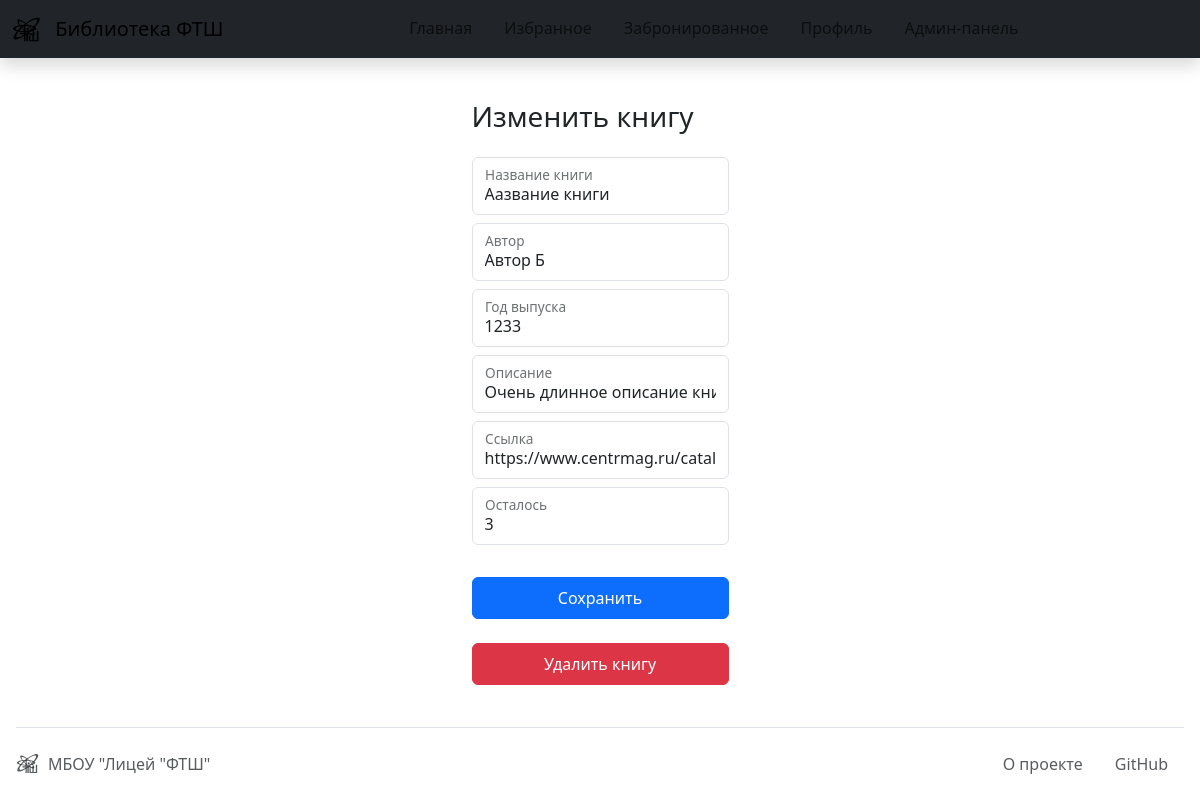
The app's page /book_edit/4 (signed in), older data.
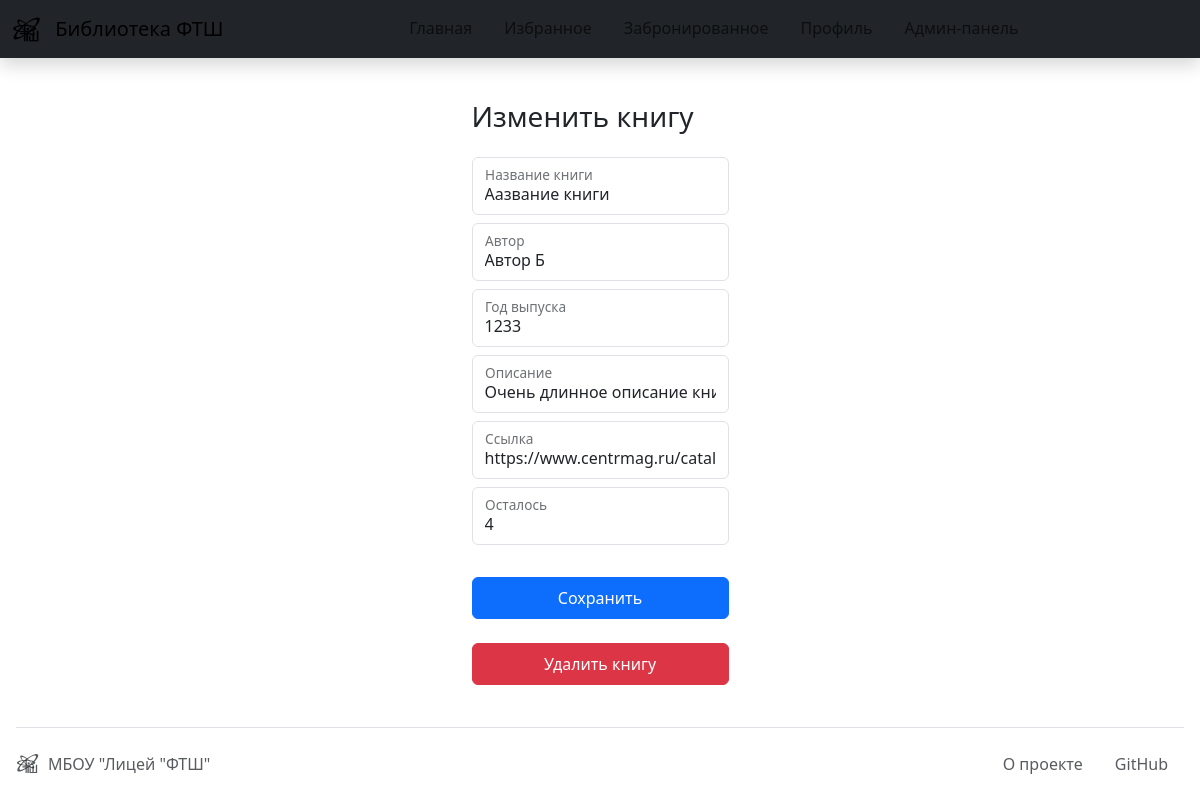
The same page, newer data.
### data/books.py (models this page shows)
class Book(SqlAlchemyBase):
    __tablename__ = 'books'
    id = sqlalchemy.Column(sqlalchemy.Integer,
                           primary_key=True, autoincrement=True)
    name = sqlalchemy.Column(sqlalchemy.String)
    author = sqlalchemy.Column(sqlalchemy.String)
    description = sqlalchemy.Column(sqlalchemy.String, nullable=True)
    year = sqlalchemy.Column(sqlalchemy.SmallInteger)
    preview_url = sqlalchemy.Column(sqlalchemy.String, nullable=True)
    preview_ratio = sqlalchemy.Column(sqlalchemy.Float, nullable=True)
    left = sqlalchemy.Column(sqlalchemy.Integer)

### app.py (the view)
@app.route('/book_edit/<int:book_id>', methods=['GET', 'POST'])
@login_required
def book_edit(book_id):
    if not current_user.is_admin:
        abort(403)
    form = AddBook()
    db_sess = db_session.create_session()
    book = db_sess.query(Book).get(book_id)
    if not book:
        return 404
    if form.validate_on_submit():
        book.name = form.name.data
        book.author = form.author.data
        book.description = form.description.data
        book.year = form.year.data
        book.left = form.left.data
        book.preview_url = form.preview_url.data
        print(book.preview_url)
        db_sess.commit()
        print('edited', current_user.get_id())
        return redirect('/admin')
    else:
        print(form.preview_url)
        form.name.data = book.name
        form.author.data = book.author
        form.description.data = book.description
        form.year.data = book.year
        form.left.data = book.left
        form.meta.book_id = book.id
        form.preview_url.data = book.preview_url
    return render_template('bookedit.html', form=form, title='Изменение книги')

### loginform.py
class AddBook(FlaskForm):
    class Meta(FlaskForm.Meta):
        book_id = None
    name = StringField('Название книги', validators=[DataRequired()])
    author = StringField('Автор', validators=[DataRequired()])
    year = StringField('Год выпуска', validators=[DataRequired()])
    description = StringField('Описание', validators=[DataRequired()])
    left = StringField('Осталось', validators=[DataRequired()])
    preview_url = StringField('Ссылка', validators=[DataRequired()])
    preview_ratio = 0.7886435331230284
    submit = SubmitField('Сохранить')

### app.py (called while the page is built)
@login_manager.user_loader
def load_user(user_id):
    db_sess = db_session.create_session()
    return db_sess.query(User).get(user_id)

### data/db_session.py (called while the page is built)
def create_session() -> Session:
    global __factory
    return __factory()

### templates/bookedit.html (shortened to what this page needs)
{% extends "base.html" %}
{% block content %}
    <form class="m-auto p-3" style="max-width: 400px" method="post">
        <h3 class="mb-4 fw-normal">Изменить книгу</h3>
        <div class="form-floating">
            {{ form.name(class="form-control", type="text", placeholder="", autocomplete="name") }}
            {{ form.name.label }}
        </div>
        <div class="form-floating my-2">
            {{ form.author(class="form-control", type="text", placeholder="", autocomplete="author") }}
            {{ form.author.label }}
        </div>
        <div class="form-floating">
            {{ form.year(class="form-control", type="number", placeholder="", autocomplete="year") }}
            {{ form.year.label }}
        </div>
        <div class="form-floating my-2">
            {{ form.description(class="form-control", type="text", placeholder="", autocomplete="description") }}
            {{ form.description.label }}
        </div>
        <div class="form-floating">
            {{ form.preview_url(class="form-control", type="text", placeholder="", autocomplete="preview_url") }}
            {{ form.preview_url.label }}
        </div>
        <div class="form-floating my-2">
            {{ form.left(class="form-control", type="number", placeholder="", autocomplete="left") }}
            {{ form.left.label }}
        </div>
        <div>
            {{ form.submit(type="submit", class="btn btn-primary w-100 py-2 mt-4") }}
            {% if form.meta.book_id %}
                <button type="submit" formaction='/book_delete/{{ form.meta.book_id }}'
                        class="btn btn-danger w-100 py-2 mt-4" formnovalidate>
                    Удалить книгу
                </button>
            {% endif %}
        </div>
    </form>
{% endblock %}

### templates/base.html (shortened to what this page needs)
<!DOCTYPE html>
<html lang="ru" class="min-vh-100" data-bs-theme="auto">
<head>
    <link href="/static/bootstrap-5.3.3-dist/css/bootstrap.min.css" rel="stylesheet">
</head>
<body class="d-flex flex-column min-vh-100">
{% include 'navbar.html' %}
{% block content %}{% endblock %}
{% include 'footer.html' %}
{% include 'toast.html' %}
</body>
</html>

### templates/navbar.html (shortened to what this page needs)
{% set tabs = [
    ('index', 'Главная'),
    ('favourite', 'Избранное'),
    ('booked', 'Забронированное'),
    ('profile', 'Профиль'),
] %}
<nav class="navbar navbar-expand-md sticky-top bg-dark shadow">
    <div class="container-fluid">
        <a class="navbar-brand" href="#">
            <svg class="bi d-inline-block align-text-top me-2" width="30" height="30">
                <use xlink:href="#phtsh-wb"></use>
            </svg
            >
            <div class="d-inline d-md-none d-lg-inline">Библиотека ФТШ</div>
        </a>
        <div class="collapse navbar-collapse justify-content-center" id="navbarNavDropdown">
            <ul class="navbar-nav nav-underline">
                {% for url, name in tabs %}
                    <li class="nav-item">
                        <a {% if name == title %}
                            class="nav-link active" aria-current="page"
                        {% else %}
                            class="nav-link"
                        {% endif %}
                            href="/{{ url }}">{{ name }}</a>
                    </li>
                {% endfor %}
            </ul>
        </div>
    </div>
</nav>

### templates/footer.html
<footer class="d-flex flex-wrap justify-content-between align-items-center py-3 border-top mx-3">
    <div class="d-flex align-items-center">
        <svg class="bi me-2 mb-md-0 text-body-secondary" width="24" height="24">
            <use xlink:href="#phtsh-wb"></use>
        </svg>
        <span class="mb-md-0 text-body-secondary">МБОУ "Лицей "ФТШ"</span>
    </div>
    <ul class="nav justify-content-end list-unstyled d-flex">
        <li class="nav-item"><a href="/about" class="nav-link text-body-secondary">О проекте</a></li>
        <li class="nav-item"><a href="https://github.com/ComRSMaster/SchoolLib" class="nav-link text-body-secondary">GitHub</a></li>
    </ul>
</footer>

### templates/toast.html (shortened to what this page needs)
<div class="toast-container position-fixed top-0 end-0 p-3">
</div>

### templates/base.html (style rules this page uses)
.bi { vertical-align: -.125em; fill: currentColor; }

Row changes from the older to the newer data that the page shows:
changed Book "Аазвание книги": left "3" → "4"
